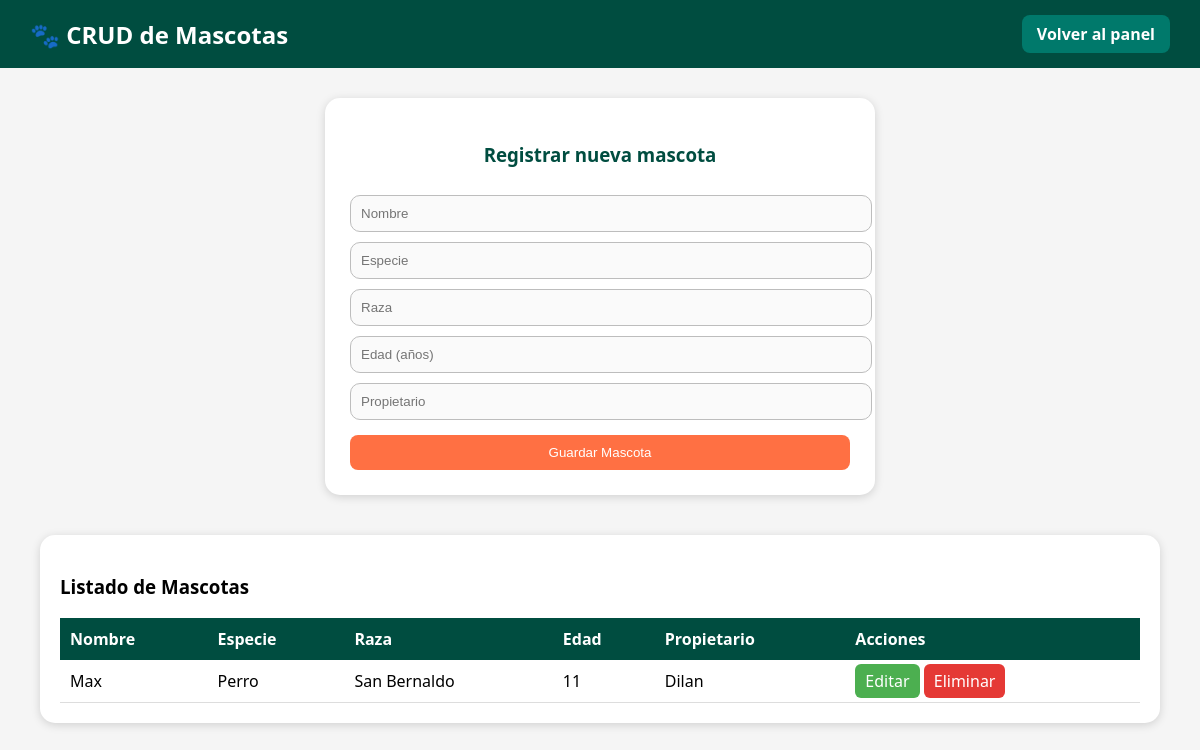
The app's page /mascotas (signed in), older data.
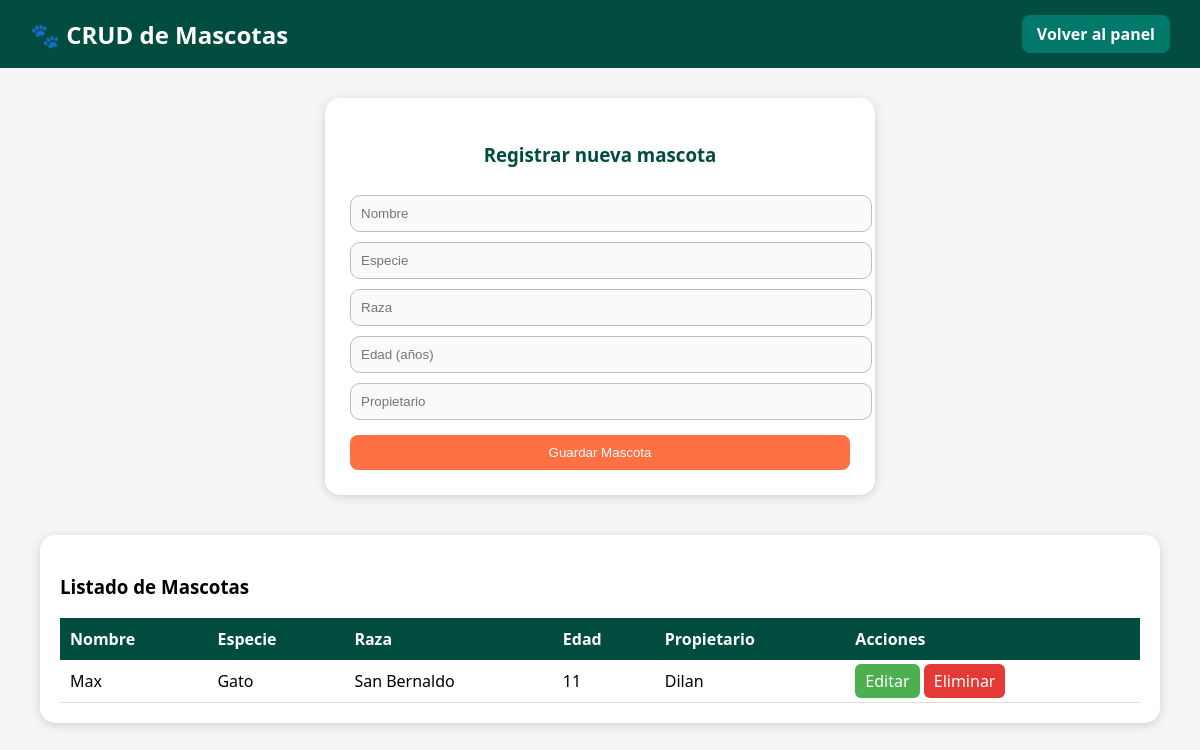
The same page, newer data.
### tables this page shows
CREATE TABLE mascotas (
                    id INTEGER PRIMARY KEY AUTOINCREMENT,
                    nombre TEXT NOT NULL,
                    especie TEXT NOT NULL,
                    raza TEXT,
                    edad INTEGER,
                    propietario TEXT
                );

### main.py (the view)
@app.route('/mascotas')
def mascotas():
    if "user" not in session:
        return redirect(url_for('login'))
    db = get_db()
    data = db.execute("SELECT * FROM mascotas").fetchall()
    return render_template('mascotas.html', mascotas=data)

### main.py (called while the page is built)
def get_db():
    if "db" not in g:
        g.db = sqlite3.connect(DB_NAME)
        g.db.row_factory = sqlite3.Row
    return g.db

### templates/mascotas.html (shortened to what this page needs)
<!DOCTYPE html>
<html lang="es">
<head>
    <link rel="stylesheet" href="{{ url_for('static', filename='style.css') }}">
</head>
<body>
    <div class="navbar">
        <h2>🐾 CRUD de Mascotas</h2>
        <a href="{{ url_for('dashboard') }}" class="btn-secondary">Volver al panel</a>
    </div>
    <div class="form-container">
        <h3>Registrar nueva mascota</h3>
        <form method="POST" action="{{ url_for('add_mascota') }}">
            <input type="text" name="nombre" placeholder="Nombre" required>
            <input type="text" name="especie" placeholder="Especie" required>
            <input type="text" name="raza" placeholder="Raza">
            <input type="number" name="edad" placeholder="Edad (años)">
            <input type="text" name="propietario" placeholder="Propietario">
            <button type="submit" class="btn-primary">Guardar Mascota</button>
        </form>
    </div>
    <div class="list-container">
        <h3>Listado de Mascotas</h3>
        <table>
            <thead>
                <tr>
                    <th>Nombre</th>
                    <th>Especie</th>
                    <th>Raza</th>
                    <th>Edad</th>
                    <th>Propietario</th>
                    <th>Acciones</th>
                </tr>
            </thead>
            <tbody>
                {% for m in mascotas %}
                <tr>
                    <td>{{ m['nombre'] }}</td>
                    <td>{{ m['especie'] }}</td>
                    <td>{{ m['raza'] or '-' }}</td>
                    <td>{{ m['edad'] or '-' }}</td>
                    <td>{{ m['propietario'] or '-' }}</td>
                    <td>
                        <a href="{{ url_for('edit_mascota', id=m['id']) }}" class="btn-edit">Editar</a>
                        <a href="{{ url_for('delete_mascota', id=m['id']) }}" class="btn-delete" onclick="return confirm('¿Seguro que deseas eliminar esta mascota?');">Eliminar</a>
                    </td>
                </tr>
                {% endfor %}
            </tbody>
        </table>
    </div>
</body>
</html>

### static/style.css (style rules this page uses)
body { font-family: 'Segoe UI', sans-serif; margin: 0; background-color: #F5F5F5; }
.navbar { background-color: #004D40; color: white; display: flex; justify-content: space-between; align-items: center; padding: 15px 30px; }
.navbar h2 { margin: 0; }
.navbar a { color: white; text-decoration: none; font-weight: bold; }
.btn-primary { background-color: #FF7043; border: none; color: white; padding: 10px 15px; border-radius: 8px; cursor: pointer; }
.btn-secondary { background-color: #00796B; color: white; border: none; padding: 8px 15px; border-radius: 8px; text-decoration: none; }
.btn-edit { background-color: #4CAF50; color: white; padding: 6px 10px; border-radius: 6px; text-decoration: none; }
.btn-delete { background-color: #E53935; color: white; padding: 6px 10px; border-radius: 6px; text-decoration: none; }
.form-container { background-color: white; max-width: 500px; margin: 30px auto; padding: 25px; border-radius: 15px; box-shadow: 0 2px 10px rgba(0,0,0,0.15); }
.form-container h3 { color: #004D40; text-align: center; }
.form-container input { width: 100%; margin-top: 10px; padding: 10px; border-radius: 10px; border: 1px solid #BDBDBD; background-color: #FAFAFA; }
.form-container button { width: 100%; margin-top: 15px; }
.list-container { margin: 40px; background-color: white; padding: 20px; border-radius: 15px; box-shadow: 0 2px 10px rgba(0,0,0,0.15); }
table { width: 100%; border-collapse: collapse; }
table th { background-color: #004D40; color: white; padding: 10px; text-align: left; }
table td { padding: 10px; border-bottom: 1px solid #DDD; }

Row changes from the older to the newer data that the page shows:
changed mascotas "Max": especie "Perro" → "Gato"
